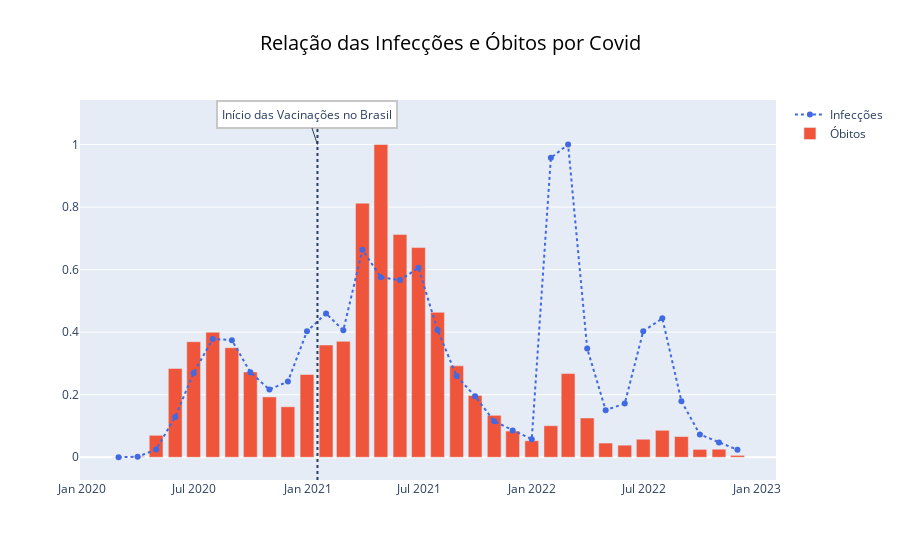

The code cell stored with this chart in its notebook:
### Code cell
# Plotando relaçao das infecções e óbitos por covid:
fig_infec_mortes_covid = go.Figure()
fig_infec_mortes_covid = fig_infec_mortes_covid.add_trace(go.Scatter(x = scaled_months.index,
                               y = scaled_months["newCases"], 
                               mode = 'lines+markers',
                               name = "Infecções",
                               line = dict(color='royalblue',width=2,dash='dot')))

fig_infec_mortes_covid = fig_infec_mortes_covid.add_trace(go.Bar(x = scaled_months.index,
                           y = scaled_months["newDeaths"], 
                           name = "Óbitos"))

fig_infec_mortes_covid.add_vline(x='2021-01-17',
                line_width=2,
                line_dash="dot")

fig_infec_mortes_covid.add_annotation(x="2021-01-17", y = 1,
            text="Início das Vacinações no Brasil",
            bordercolor="#c7c7c7",
            borderwidth=2,
            borderpad=4,
            bgcolor= "#FFFFFF")

fig_infec_mortes_covid.update_layout(
            title='Relação das Infecções e Óbitos por Covid',
            title_font_size = 20,
            title_font_color = 'black',
            title_x = 0.5)

fig_infec_mortes_covid.show()

### Figure 1 — Plotly figure (JSON) as saved in the notebook; plotly's stock layout.template omitted (floating-point values rounded to 4 significant figures)
{"data": [{"line": {"color": "royalblue", "dash": "dot", "width": 2}, "mode": "lines+markers", "name": "Infecções", "type": "scatter", "x": ["2020-02-29T00:00:00", "2020-03-31T00:00:00", "2020-04-30T00:00:00", "2020-05-31T00:00:00", "2020-06-30T00:00:00", "2020-07-31T00:00:00", "2020-08-31T00:00:00", "2020-09-30T00:00:00", "2020-10-31T00:00:00", "2020-11-30T00:00:00", "2020-12-31T00:00:00", "2021-01-31T00:00:00", "2021-02-28T00:00:00", "2021-03-31T00:00:00", "2021-04-30T00:00:00", "2021-05-31T00:00:00", "2021-06-30T00:00:00", "2021-07-31T00:00:00", "2021-08-31T00:00:00", "2021-09-30T00:00:00", "2021-10-31T00:00:00", "2021-11-30T00:00:00", "2021-12-31T00:00:00", "2022-01-31T00:00:00", "2022-02-28T00:00:00", "2022-03-31T00:00:00", "2022-04-30T00:00:00", "2022-05-31T00:00:00", "2022-06-30T00:00:00", "2022-07-31T00:00:00", "2022-08-31T00:00:00", "2022-09-30T00:00:00", "2022-10-31T00:00:00", "2022-11-30T00:00:00"], "y": [0, 0.001751, 0.02446, 0.1291, 0.2698, 0.3785, 0.3743, 0.2717, 0.2168, 0.242, 0.4029, 0.4596, 0.4061, 0.6636, 0.5752, 0.5665, 0.6055, 0.4067, 0.2597, 0.1947, 0.115, 0.08591, 0.05774, 0.9573, 1, 0.3477, 0.1506, 0.1718, 0.4029, 0.4441, 0.1793, 0.07303, 0.04701, 0.02391]}, {"name": "Óbitos", "type": "bar", "x": ["2020-02-29T00:00:00", "2020-03-31T00:00:00", "2020-04-30T00:00:00", "2020-05-31T00:00:00", "2020-06-30T00:00:00", "2020-07-31T00:00:00", "2020-08-31T00:00:00", "2020-09-30T00:00:00", "2020-10-31T00:00:00", "2020-11-30T00:00:00", "2020-12-31T00:00:00", "2021-01-31T00:00:00", "2021-02-28T00:00:00", "2021-03-31T00:00:00", "2021-04-30T00:00:00", "2021-05-31T00:00:00", "2021-06-30T00:00:00", "2021-07-31T00:00:00", "2021-08-31T00:00:00", "2021-09-30T00:00:00", "2021-10-31T00:00:00", "2021-11-30T00:00:00", "2021-12-31T00:00:00", "2022-01-31T00:00:00", "2022-02-28T00:00:00", "2022-03-31T00:00:00", "2022-04-30T00:00:00", "2022-05-31T00:00:00", "2022-06-30T00:00:00", "2022-07-31T00:00:00", "2022-08-31T00:00:00", "2022-09-30T00:00:00", "2022-10-31T00:00:00", "2022-11-30T00:00:00"], "y": [0, 0.002453, 0.07015, 0.2839, 0.3693, 0.3997, 0.3503, 0.2728, 0.1929, 0.1614, 0.2646, 0.3589, 0.3705, 0.8125, 1, 0.7126, 0.6704, 0.4634, 0.2923, 0.1975, 0.1341, 0.08375, 0.05277, 0.1009, 0.2675, 0.1256, 0.04541, 0.0386, 0.05755, 0.08618, 0.06618, 0.02514, 0.02575, 0.006058]}], "layout": {"annotations": [{"bgcolor": "#FFFFFF", "bordercolor": "#c7c7c7", "borderpad": 4, "borderwidth": 2, "text": "Início das Vacinações no Brasil", "x": "2021-01-17", "y": 1}], "shapes": [{"line": {"dash": "dot", "width": 2}, "type": "line", "x0": "2021-01-17", "x1": "2021-01-17", "xref": "x", "y0": 0, "y1": 1, "yref": "y domain"}], "title": {"font": {"color": "black", "size": 20}, "text": "Relação das Infecções e Óbitos por Covid", "x": 0.5}}}
